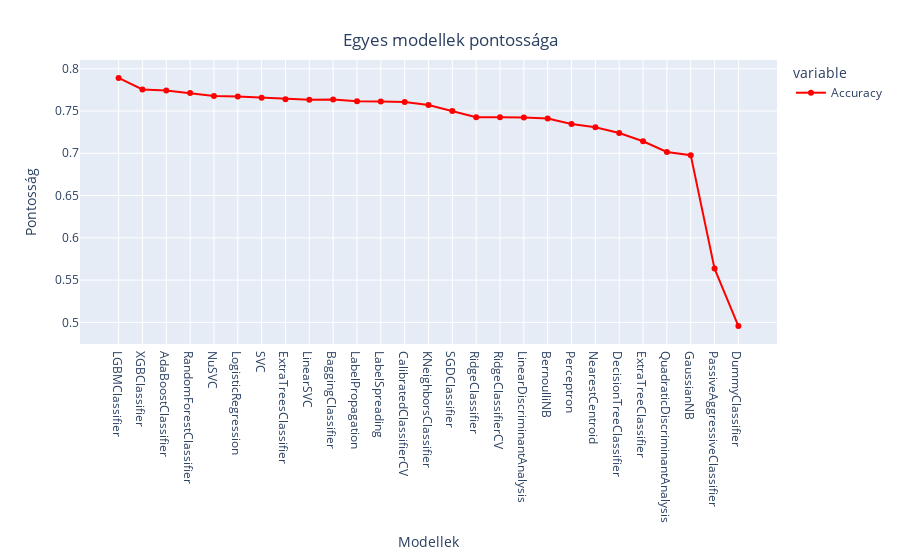

The cell this chart's notebook holds for it:
### Markdown cell above
Az eredmények vizualizációja

### Code cell
line = px.line(data_frame= models ,y =["Accuracy"] , markers = True)
line.update_xaxes(title="Modellek",
              rangeslider_visible = False)
line.update_yaxes(title = "Pontosság")
line.update_traces(line_color="red")
line.update_layout(showlegend = True,
    title = {
        'text': 'Egyes modellek pontossága',
        'y':0.94,
        'x':0.5,
        'xanchor': 'center',
        'yanchor': 'top'})

line.show()

### Figure 1 — Plotly figure (JSON) as saved in the notebook; plotly's stock layout.template omitted (floating-point values rounded to 4 significant figures)
{"data": [{"hovertemplate": "variable=Accuracy<br>Model=%{x}<br>value=%{y}<extra></extra>", "legendgroup": "Accuracy", "line": {"color": "red", "dash": "solid"}, "marker": {"symbol": "circle"}, "mode": "markers+lines", "name": "Accuracy", "orientation": "v", "showlegend": true, "type": "scatter", "x": ["LGBMClassifier", "XGBClassifier", "AdaBoostClassifier", "RandomForestClassifier", "NuSVC", "LogisticRegression", "SVC", "ExtraTreesClassifier", "LinearSVC", "BaggingClassifier", "LabelPropagation", "LabelSpreading", "CalibratedClassifierCV", "KNeighborsClassifier", "SGDClassifier", "RidgeClassifier", "RidgeClassifierCV", "LinearDiscriminantAnalysis", "BernoulliNB", "Perceptron", "NearestCentroid", "DecisionTreeClassifier", "ExtraTreeClassifier", "QuadraticDiscriminantAnalysis", "GaussianNB", "PassiveAggressiveClassifier", "DummyClassifier"], "xaxis": "x", "y": [0.7891, 0.7755, 0.7741, 0.7713, 0.7679, 0.7672, 0.7658, 0.764, 0.7633, 0.7637, 0.7616, 0.7612, 0.7605, 0.7571, 0.7501, 0.7428, 0.7428, 0.7424, 0.741, 0.7348, 0.7309, 0.7239, 0.7142, 0.7016, 0.6978, 0.5636, 0.4956], "yaxis": "y"}], "layout": {"legend": {"title": {"text": "variable"}, "tracegroupgap": 0}, "margin": {"t": 60}, "showlegend": true, "title": {"text": "Egyes modellek pontossága", "x": 0.5, "xanchor": "center", "y": 0.94, "yanchor": "top"}, "xaxis": {"anchor": "y", "domain": [0, 1], "rangeslider": {"visible": false}, "title": {"text": "Modellek"}}, "yaxis": {"anchor": "x", "domain": [0, 1], "title": {"text": "Pontosság"}}}}
